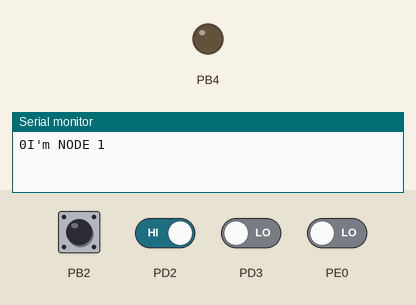
A program run on a simulated ATmega162, built with avr-gcc and emulated at 4.9152 MHz. Parts: output pins drawn as LEDs (lit = HIGH), the last lines printed to the serial monitor. The inputs (shaded band) are chosen by the test bench; at power-on: PB2, PD2 HIGH, PD3, PE0 LOW.

Above: at 0.01 s.
At 1.2 s:
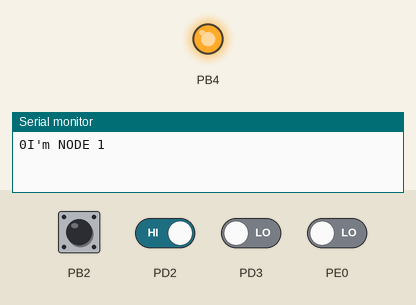
1.3 s: PB2 pulled LOW for 0.15 s
At 2.2 s:
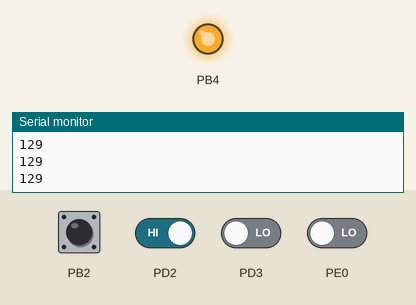
2.9 s: PD2 driven LOW
Timing chart, 0 to 5.9 s (numbered marks = the images above; inputs shaded):
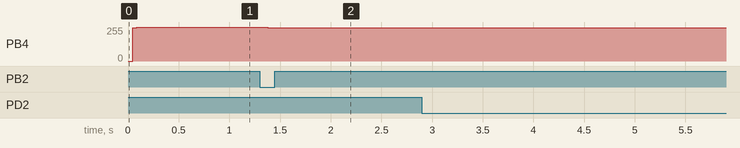

The program:

main.c
```c
/*
 * TTK4155.c
 *
 * Created: 07.09.2021 10:44:28
 * Author : Leonardo Paffi
 */

#include <avr/io.h>
#include "USART.h"
#include "SRAM.h"
#include "ADC.h"
#include "Joystick.h"
#include "Interrupt.h"
#include "Slider.h"
#include "OLED.h"
#include "CAN.h"
#include "mcp2515.h"

#define FOSC 4915200 // Clock speed
#define BAUD 9600
#define MYUBRR FOSC / 16 / BAUD - 1

#include <stdlib.h>

uint8_t playing = 0;

int main(void)
{
	USART_Init(MYUBRR);

	SRAM_init();

	OLED_init();

	interrupt_init();

	adc_init();

	joystick_init();

	SPI_master_init();

	OLED_print_menu(MAIN);

	CAN_init(MODE_NORMAL);

	CAN_message a;
	a.id = 2;
	a.length = 4;

	pos_t j_pos;
	sliderpos_t slider_pos;

	printf("I'm NODE 1\r\n");

	// Re-initializing Node 2
	CAN_message msgs;
	msgs.id = 1;
	msgs.length = 1;
	msgs.data[0] = 0x01;

	CAN_send(msgs);

	/* MAIN LOOP */
	while (1)
	{
		j_pos = joystick_pos_read();
		slider_pos = slider_pos_read();

		joystick_menu_navigation(&playing);

		interrupt_polling();

		if(playing)
		{
			a.data[0] = j_pos.x;
			a.data[1] = j_pos.y;
			a.data[2] = button;
			a.data[3] = slider_pos.R;

			CAN_send(a);

			//print_joystick_position();

			printf("%d \r\n", adc_read(0x01));

			if(you_lose)
			{
				OLED_print_string("You lose", 8, 3);
			}
		}
	}
}
```

ADC.c
```c
#include "ADC.h"

/**
 * @brief Pointer to the array of all addresses we will write to. ADC starting at 0x1400
 *
 */
volatile char* ext_adc = ADC_ADDRESS;

void adc_init()
{
	SFIOR = 0x01;
	// PB0 as OUTPUT
	DDRB = 0x01;
	// PORTB = 0x01;

	// CTC, Toggle OC0 on compare match, no pre-scaler
	TCCR0 |= (1<<WGM01) | (1<<COM00) | (1<<CS00);

	// Setting Output Compare Register to force the oscillator to 500kHz
	// Pin n.1 (OC0) is used
	OCR0 = 0x04;
}

uint8_t adc_read(uint8_t channel)
{
	// 0x1400 -> 0001 0100 0000 0000
	volatile char *ext_adc = (char *)0x1400; // Start address for the ADC
	uint8_t offset_adc= 0x01;

	uint8_t value = 0;

	// Setting ADC mode for multiplexer configuration (page 8 of ADC datasheet)
	// setting channels
	// for channel 0 uint8_t adc_mode = 0b1000 0001;
	uint8_t adc_mode = (1 << SINGLE_CHANNEL_SAMPLE) | (channel);

	ext_adc[offset_adc] = adc_mode;

	// Wait for conversion
	_delay_us(5000);

	// Getting value from ADC
	value = ext_adc[offset_adc];

	// Overflow detection
	if(value > 255)
		value = 255;
	else if(value <= 0)
		value = 1;

	// Returns the value inside the ADC
	return value;
}

void adc_read_all_channels()
{
	for(int i = 0; i < 4; i++)
	{
		printf("Channel %d: %d \n\r", i, adc_read(i));
	}
	printf("\n\r");
	_delay_ms(5000);
}
```

ADC.h
```c
#ifndef ADC_H
#define ADC_H

#include <avr/io.h>
#include <avr/interrupt.h>
#include <avr/delay.h>

#define ADC_ADDRESS 0x1400

#define SINGLE_CHANNEL_SAMPLE 7

/**
 * @brief Pointer to the array of all addresses we will write to. ADC starting at 0x1400
 *
 */
volatile char* ext_adc;

/**
 * @brief Data retrieved from the ADC
 *
 */
volatile char ADC_data;

/**
 * @brief Initializes the ADC and its clock signal
 *
 */
void adc_init(void);

/**
 * @brief Reads a certain analog channel of the ADC
 *
 * @param channel
 * @return uint8_t
 */
uint8_t adc_read(uint8_t channel);

/**
 * @brief Initialization function of the ADC
 *
 */
void adc_init();

/**
 * @brief Reading data from the ADC
 *
 * @param channel
 * @return uint8_t
 */
uint8_t adc_read(uint8_t channel);

/**
 * @brief Debug function to read all the channels from the ADC
 *
 */
void adc_read_all_channels();

#endif
```

CAN.c
```c
#include "CAN.h"

uint8_t you_lose = 0;

void CAN_init(uint8_t mode)
{
	MCP2515_reset();

	printf("%x", MCP2515_read(MCP_CANSTAT));

	MCP2515_write(MCP_CNF3, 0b00000001);
	MCP2515_write(MCP_CNF2, 0b10110101);
	MCP2515_write(MCP_CNF1, 0b00000011);

	MCP2515_set_mode(mode);

	// Enables output interrupt
	MCP2515_write(MCP_CANINTE, 0X03);
}

void CAN_send(CAN_message message)
{
	// Writing ID registers
	MCP2515_write(MCP_TXB0SIDH, message.id >> 3);
	MCP2515_write(MCP_TXB0SIDL, message.id << 5);
	// Setting message length
	MCP2515_write(MCP_TXB0DLC, message.length);

	// Sending message
	for(uint8_t i = 0; i < (message.length); i++){
		MCP2515_write(MCP_TXB0D0 + i, message.data[i]);
		//printf("\r\nSENDING MESSAGE: \r\n data: %d\r\n", message.data[i]);
	}
	//printf("\r\n");
	// Enables sending
	MCP2515_RTS(MCP_RTS_TX0);
}


void CAN_receive(void){
	CAN_message msg;

	// Checks buffer0
	if(MCP2515_read_status() & 0x01){
		// Reading ID
		msg.id = (MCP2515_read(MCP_RXB0SIDH) << 3)|(MCP2515_read(MCP_RXB0SIDL) >> 5);
		// Reading message length
		msg.length = MCP2515_read(MCP_RXB0DLC);
		// Reading message
		for(uint8_t i = 0; i < (msg.length); i++){
			msg.data[i] = MCP2515_read(MCP_RXB0D0 + i);
			CAN_debug_print(msg.id, msg.data[i], i);
		}
		// Clearing CANINTF to allow new message to be received
		MCP2515_bit_modify(MCP_CANINTF, 0x01, 0x00);
	}

	// Checks buffer1
	if(MCP2515_read_status() & 0x02){
		// Reading ID
		msg.id = (MCP2515_read(MCP_RXB1SIDH) << 3)|(MCP2515_read(MCP_RXB1SIDL) >> 5);
		// Reading message length
		msg.length = MCP2515_read(MCP_RXB1DLC);
		// Reading message
		for(uint8_t i = 0; i < (msg.length); i++){
			msg.data[i] = MCP2515_read(MCP_RXB1D0 + i);
			CAN_debug_print(msg.id, msg.data[i], i);
		}
		// Clearing CANINTF to allow new message to be received
		MCP2515_bit_modify(MCP_CANINTF,0x02, 0x00);
	}

	if(msg.data[0] == 'x')
	{
		you_lose = 1;
	}
}

void CAN_debug_print(uint8_t id, char data, uint8_t position)
{
	printf("INCOMING DATA BYTE: \r\n data[%d]: %c \r\n id: %d\r\n", position, data, id);
}

// Interrupt 0 trigger function
ISR(INT0_vect){
	printf("message received \r\n");
	CAN_receive();
}
```

CAN.h
```c
#ifndef CAN_H
#define CAN_H

#include "CAN_Controller.h"
#include "avr/interrupt.h"

/*
	"Buttons" variable:
	Joystick button << 0
	Right button << 1
*/

typedef struct{
	uint16_t length;
	uint16_t id;
	uint8_t data[8];
} CAN_message;

extern uint8_t you_lose;

/**
 * @brief Initialization function for the CAN bus
 *
 * @param mode
 */
void CAN_init(uint8_t mode);

/**
 * @brief Send data though the CAN bus
 *
 * @param message
 */
void CAN_send(CAN_message message);

/**
 * @brief Checks registers for received messages
 *
 */
void CAN_receive();

/**
 * @brief Debug function for printing incoming messages
 *
 * @param id
 * @param data
 * @param position
 */
void CAN_debug_print(uint8_t id, char data, uint8_t position);

#endif
```

CAN_Controller.c
```c
#include "CAN_Controller.h"

uint8_t MCP2515_read(uint8_t address)
{
	uint8_t value;
	SPI_slave_enable();
	SPI_master_transmit(MCP_READ);
	SPI_master_transmit(address);
	value = SPI_master_read();
	SPI_slave_disable();

	return value;
}

void MCP2515_write(uint8_t address, uint8_t data)
{
	SPI_slave_enable();
	SPI_master_transmit(MCP_WRITE);
	SPI_master_transmit(address);
	SPI_master_transmit(data);
	SPI_slave_disable();
}

void MCP2515_RTS(uint8_t buffer)
{
	if(buffer==MCP_RTS_TX0 || buffer==MCP_RTS_TX1 || buffer==MCP_RTS_TX2 || buffer==MCP_RTS_ALL)
	{
		SPI_slave_enable();
		SPI_master_transmit(buffer);
		SPI_slave_disable();
	} else {
		printf("%d is not a Buffer. RTS function error", buffer);
	}
}

uint8_t MCP2515_read_status()
{
	uint8_t value;
	SPI_slave_enable();
	SPI_master_transmit(MCP_READ_STATUS);
	value = SPI_master_read();
	SPI_slave_disable();

	return value;
}

void MCP2515_bit_modify(uint8_t address, uint8_t byte_mask, uint8_t data)
{
	SPI_slave_enable();
	SPI_master_transmit(MCP_BITMOD);
	SPI_master_transmit(address);
	SPI_master_transmit(byte_mask);
	SPI_master_transmit(data);
	SPI_slave_disable();
}

void MCP2515_reset()
{
	SPI_slave_enable();
	SPI_master_transmit(MCP_RESET);
	SPI_slave_disable();
}

void MCP2515_set_mode(uint8_t mode)
{
	MCP2515_bit_modify(MCP_CANCTRL, 0xE0, mode);
}
```

CAN_Controller.h
```c
#ifndef CAN_CONTROLLER_H
#define CAN_CONTROLLER_H

#include "SPI.h"
#include "mcp2515.h"

// From the Register Map table 11.1 page 63 of MCP2515 datasheet
#define MCP_TXB0SIDH	0x31
#define MCP_TXB0SIDL	0x32
#define MCP_TXB0DLC		0x35
#define MCP_TXB0D0		0x36
#define MCP_RXB0SIDL	0X62
#define MCP_RXB0DLC		0x65
#define MCP_RXB0D0		0x66
#define MCP_RXB1SIDL	0X72
#define MCP_RXB1DLC		0X75
#define MCP_RXB1D0		0x76

/**
 * @brief Reading instruction for the MCP2515
 *
 * @param address Address of the register to read
 * @return uint8_t
 */
uint8_t MCP2515_read(uint8_t address);

/**
 * @brief Writing data to a register of the MCP2515
 *
 * @param address
 * @param data
 */
void MCP2515_write(uint8_t address, uint8_t data);

/**
 * @brief Ready To Send instruction for the MCP2515
 *
 * @param buffer
 */
void MCP2515_RTS(uint8_t buffer);

/**
 * @brief Read status instruction for the MCP2515
 *
 * @return uint8_t
 */
uint8_t MCP2515_read_status();

/**
 * @brief Modify bit/bits of a register providing a mask and the new data
 *
 * @param address
 * @param byte_mask
 * @param data
 */
void MCP2515_bit_modify(uint8_t address, uint8_t byte_mask, uint8_t data);

/**
 * @brief Reset the MCP2515
 *
 */
void MCP2515_reset();

/**
 * @brief Set mode for the MCP2515
 *
 * @param mode
 */
void MCP2515_set_mode(uint8_t mode);

#endif
```

Interrupt.c
```c
#include "Interrupt.h"

volatile uint8_t RIGHT_BUTTON_PRESSED = 0;
volatile uint8_t LEFT_BUTTON_PRESSED = 0;
volatile uint8_t JOYSTICK_BUTTON_PRESSED = 0;

void interrupt_init()
{
	cli();

	//DDRE &= ~(1 << PE0);

	// Enable interrupt 0 on falling edge
	MCUCR |= (1 << ISC01);

	// Enable interrupt 1 on rising edge
	MCUCR |= (1 << ISC11) | (1 << ISC10);

	// Enable interrupt 2 on rising edge
	EMCUCR |= (1 << ISC2);

	// Enable interrupts on MCU
	GICR |= (1 << INT2) | (1 << INT1) | (1 << INT0);

	sei();
}

void interrupt_polling()
{
// 	if(RIGHT_BUTTON_PRESSED)
// 	{
// 		// Do stuff
// 		printf("RIGHT B\n\r");
// 		//Reset button variable
// 		RIGHT_BUTTON_PRESSED = 0;
// 	}

	if(LEFT_BUTTON_PRESSED)
	{
		// Do stuff
		printf("LEFT B\n\r");
		//Reset button variable
		LEFT_BUTTON_PRESSED = 0;
	}

}

ISR(INT2_vect)
{
	// Wakes the MCU up when right button is pressed
	RIGHT_BUTTON_PRESSED = 1;
}

// ISR(INT1_vect)
// {
	// Wakes the MCU up when left button is pressed
/*	LEFT_BUTTON_PRESSED = 1;*/
/*}*/
```

Interrupt.h
```c
#ifndef INTERRUPT_H
#define INTERRUPT_H

#include <avr/io.h>
#include <avr/interrupt.h>

/*
	INT2 -> RIGHT BUTTON
	INT1 -> LEFT BUTTON
	INT0 -> CAN INTERRUPT
*/

/**
 * @brief initialization function for the interrupt
 *
 */
void interrupt_init();

/**
 * @brief Resets variables and prints in the console if a button is pressed
 *
 */
void interrupt_polling();

#endif
```

Joystick.c
```c
#include "Joystick.h"

// Prevents the joystick to get more than one input
uint8_t stop = 0;
uint8_t button = 0;

void joystick_init()
{
    PORTB |= (1 << PB2);
    DDRB |= (1 << DDB2);
}

pos_t joystick_pos_read()
{
    pos_t pos = {map(adc_read(J_X_ADDRESS), 0, 255, 0, 100), map(adc_read(J_Y_ADDRESS), 0, 255, 0, 100)};
    //pos_t pos = {adc_read(J_X_ADDRESS), adc_read(J_Y_ADDRESS)};
    return pos;
}

void print_joystick_position()
{
    pos_t joystick_position = joystick_pos_read();

    printf("x: %d ", joystick_position.x);
    printf("y: %d\n\r", joystick_position.y);
}

direction joystick_dir_read()
{
    pos_t joystick_position = joystick_pos_read();
    direction dir = {X_IDLE, Y_IDLE};

    if (joystick_position.x > IDLE_X_MAX)
        dir.x_dir = RIGHT;
    else if (joystick_position.x < IDLE_X_MIN)
        dir.x_dir = LEFT;
    else
        dir.x_dir = X_IDLE;

    if (joystick_position.y > IDLE_Y_MAX)
        dir.y_dir = UP;
    else if (joystick_position.y < IDLE_Y_MIN)
        dir.y_dir = DOWN;
    else
        dir.y_dir = Y_IDLE;

    return dir;
}

void joystick_menu_navigation(uint8_t* playing)
{
    // Updating the button state
    button = !((PINB & (1 << PB2)) >> 2);

	if(*playing == 0)
	{
		// Getting the position
		pos_t joystick_position = joystick_pos_read();

		if (button == 1 && stop == 0  && is_main_menu)
		{
			// Button on menu is pressed
			printf("%d\r\n", menu_pos);

			switch(menu_pos)
			{
				case PLAYMENU:
					*playing = 1;
					OLED_print_menu(PLAYMENU);
					is_main_menu = 1;
					break;

				case CREDITS:
					OLED_print_menu(CREDITS);
					is_main_menu = 0;
					break;

				case ABOUT:
					OLED_print_menu(ABOUT);
					is_main_menu = 0;
					break;

				default:
					break;
			}

			stop = 1;
		}

		// Navigating when button is NOT pressed
		if (button == 0 && is_main_menu)
		{
			// Going UP
			if (joystick_position.y > IDLE_Y_MAX)
			{
				if (stop == 0 && button == 0)
				{
					OLED_update_menu(menu_pos - 1);
					stop = 1;
				}
			}
			// Going DOWN
			else if (joystick_position.y < IDLE_Y_MIN)
			{
				if (stop == 0 && button == 0)
				{
					OLED_update_menu(menu_pos + 1);
					stop = 1;
				}
			}
			// Position: IDLE
			else
			{
				if (button == 0)
				{
					stop = 0;
				}
			}
		}
	}
}

void print_joystick_direction()
{
    direction dir = joystick_dir_read();

    switch (dir.x_dir)
    {
    case X_IDLE:
        printf("IDLE ");
        break;

    case LEFT:
        printf("LEFT ");
        break;

    case RIGHT:
        printf("RIGHT ");
        break;
    }

    switch (dir.y_dir)
    {
    case Y_IDLE:
        printf("IDLE\r\n");
        break;

    case DOWN:
        printf("DOWN\r\n");
        break;

    case UP:
        printf("UP\r\n");
        break;
    }
}

long map(long x, long in_min, long in_max, long out_min, long out_max)
{
	return (x - in_min) * (out_max - out_min) / (in_max - in_min) + out_min;
}
```

Joystick.h
```c
#ifndef JOYSTICK_H
#define JOYSTICK_H

#include "ADC.h"
#include "OLED.h"

// Joystick channel addresses
#define J_X_ADDRESS 0x01
#define J_Y_ADDRESS 0x00

// Idle values limit interval
#define IDLE_X_MIN 20
#define IDLE_X_MAX 80
#define IDLE_Y_MIN 20
#define IDLE_Y_MAX 80

// Position structure for x,y values
// 8-bit each value
typedef struct
{
	uint8_t x;
	uint8_t y;
} pos_t;

typedef enum
{
	X_IDLE,
	LEFT,
	RIGHT
} x_direction;

typedef enum
{
	Y_IDLE,
	UP,
	DOWN
} y_direction;

typedef struct
{
	char x_dir;
	char y_dir;
} direction;

extern uint8_t stop;
extern uint8_t button;

/**
 * @brief Reads position of the joystick
 *
 * @return pos_t
 */
pos_t pos_read(void);

/**
 * @brief Initialization function for the joystick
 *
 */
void joystick_init();

/**
 * @brief Read the position of the joystick axes X,Y
 *
 * @return pos_t
 */
pos_t joystick_pos_read();

/**
 * @brief Debug function for checking the position of the axes X,Y
 *
 */
void print_joystick_position();

/**
 * @brief Read the position of the joystick and converts to LEFT,RIGHT,UP,DOWN or IDLE if the joystick is untouched
 *
 * @return direction
 */
direction joystick_dir_read();

/**
 * @brief Updates the menu on the OLED when something happens with the joystick
 *
 */
void joystick_menu_navigation();

/**
 * @brief Debug function for checking the directoin of the joystick
 *
 */
void print_joystick_direction();

/**
 * @brief Function to remap values in a certain range
 *
 * @param x The value to remap
 * @param in_min Input range minumum value
 * @param in_max Input range maximum value
 * @param out_min Output range minumum value
 * @param out_max Output range maximum value
 * @return long
 */
long map(long x, long in_min, long in_max, long out_min, long out_max);

#endif
```

OLED.h
```c
#ifndef OLED_H
#define OLED_H

#include <avr/delay.h>

#define OLED_COMMAND_PIN 3

#define HEIGHT 64
#define WIDTH 128

// Types of available menu
typedef enum
{
	MAIN,
	PLAYMENU,
	CREDITS,
	ABOUT
} menu_name;

// Struct to have both text and length of string on the same place
typedef struct
{
	char *name;
	uint8_t length;
} menu_entry;

extern volatile char *OLED_COMMAND;
extern volatile char *OLED_DATA;

// Current cursor position on the screen (line number)
extern volatile uint8_t menu_pos;

extern uint8_t is_main_menu;

/**
 * @brief Send command to the OLED controller
 *
 * @param c Command to be sent
 */
void OLED_write_command(uint8_t c);

/**
 * @brief Write data to the OLED
 *
 * @param d Data to write
 */
void OLED_write_data(uint8_t d);

/**
 * @brief Initialization function for the OLED
 *
 */
void OLED_init();

/**
 * @brief Set cursor to a certain line of the OLEd
 *
 * @param line Line number
 */
void OLED_goto_line(uint8_t line);

/**
 * @brief Set the cursor to a certain column
 *
 * @param column Column number
 */
void OLED_goto_column(uint8_t column);

/**
 * @brief Set the cursor to a certain line and column
 *
 * @param line Line number
 * @param column Column number
 */
void OLED_set_pos(uint8_t line, uint8_t column);

/**
 * @brief Fill line with white pixels
 *
 * @param line Line number
 */
void OLED_fill_line(uint8_t line);

/**
 * @brief Clear the screen
 *
 */
void OLED_clear_all();

/**
 * @brief Print character on the OLED
 *
 * @param c Character
 * @param line line number
 * @param col Column number
 */
void OLED_print_char(char c, uint8_t line, uint8_t col);

/**
 * @brief Print string to the OLED
 *
 * @param s String
 * @param length Length of the string
 * @param line Line number
 */
void OLED_print_string(char *s, uint8_t length, uint8_t line);

/**
 * @brief Update the cursor on the menu
 *
 * @param pos
 */
void OLED_update_menu(uint8_t pos);

/**
 * @brief Print menu on the OLED
 *
 * @param menutype
 */
void OLED_print_menu(uint8_t menutype);

#endif
```

SPI.c
```c
#include "SPI.h"

void SPI_slave_enable()
{
	// Set SS-pin LOW
	PORTB &= ~(1 << PB4);
}

void SPI_slave_disable()
{
	// Set SS-pin HIGH
	PORTB |= (1 << PB4);
}

void SPI_master_init()
{
	// Code adapted from datasheet
	// Set SS (PB4), MOSI (PB5) and SCK (PB7) as output
	DDRB = (1<<PB4)|(1<<PB5)|(1<<PB7);
	DDRB &= ~(1 << PB6);

	// Enable SPI, Master, set clock rate fck/16
	SPCR = (1<<SPE)|(1<<MSTR)|(1<<SPR0);
	// Starting with slave disabled
	SPI_slave_disable();
}

void SPI_master_transmit(char cData)
{
	// Start transmission
	SPDR = cData;
	// Wait for transmission complete
	while(!(SPSR & (1 << SPIF)))
		;
}

char SPI_master_read()
{
	// Shifting the register by 8bit
	SPDR = 0x00;
	// Wait for complete reception
	while(!(SPSR & (1 << SPIF)))
		;

	return SPDR;
}
```

SPI.h
```c
#ifndef SPI_H
#define SPI_H

#include <avr/io.h>

/**
 * @brief Enable the SPI slave
 *
 */
void SPI_slave_enable();

/**
 * @brief Disable the SPI slave
 *
 */
void SPI_slave_disable();

/**
 * @brief Initialize the SPI master
 *
 */
void SPI_master_init();

/**
 * @brief Transmit data with SPI
 *
 * @param cData
 */
void SPI_master_transmit(char cData);

/**
 * @brief Read data with SPI
 *
 * @return char
 */
char SPI_master_read();

#endif
```

Source omitted: OLED.c (4922 bytes), SRAM.h (196 bytes), Slider.c (303 bytes), Slider.h (470 bytes), USART.c (817 bytes), USART.h (431 bytes), fonts.h (20804 bytes), mcp2515.h (3374 bytes)

Measured:
- after the input at 1.3 s, PB4: 255/255 → 248/255 after 0.08 s
